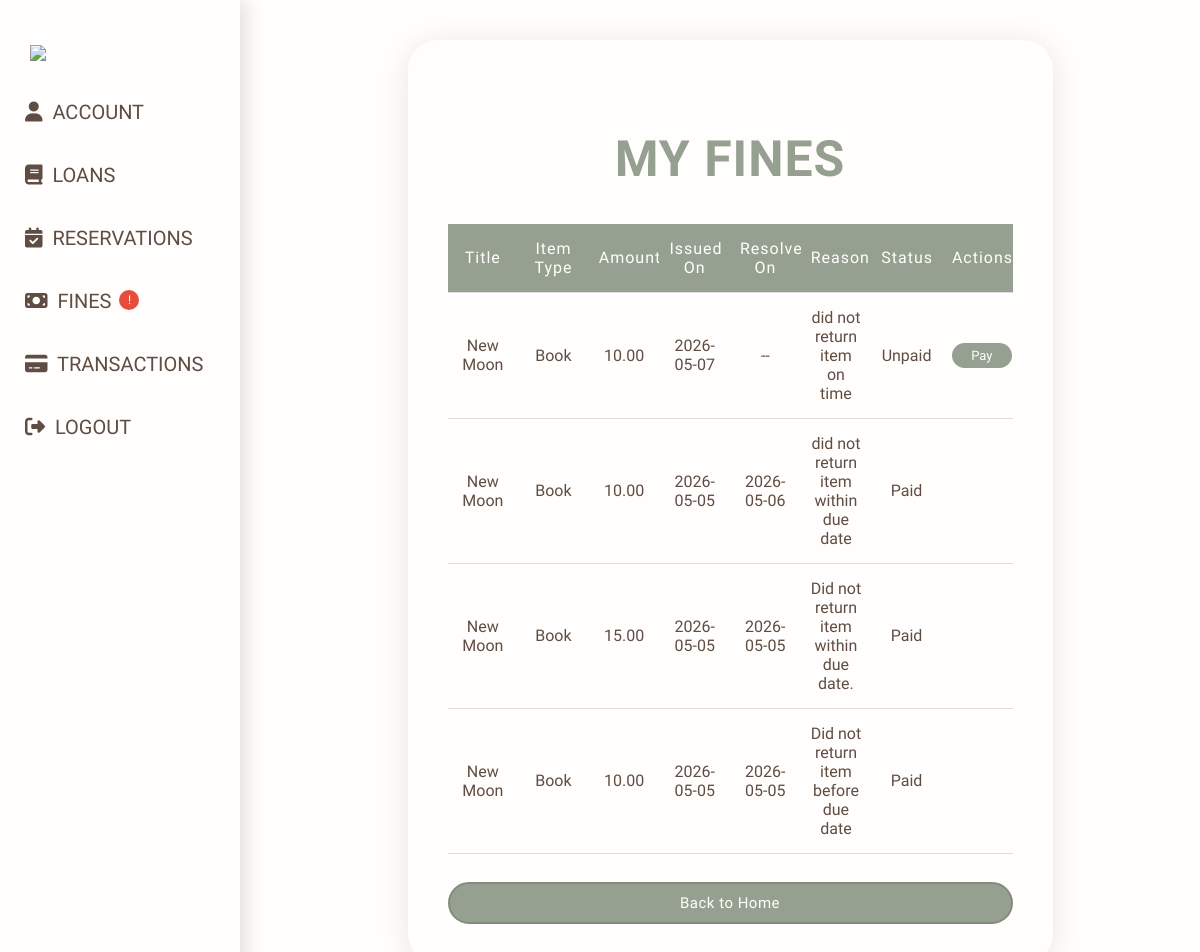
The page /fines (signed in) on the database as committed earlier.
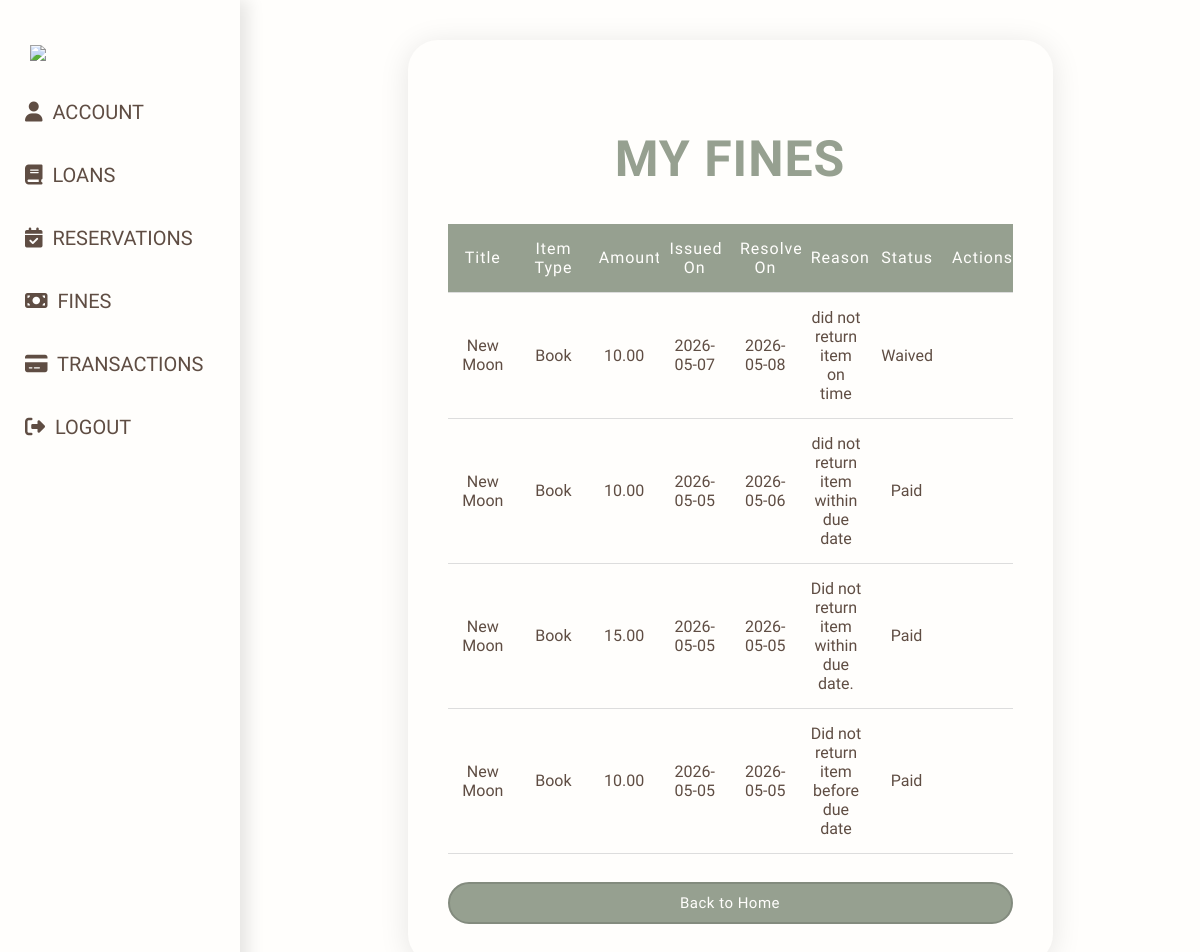
The same page on the database as committed later.
### models/Fine.py (models this page shows, shortened)
class Fine(db.Model):
    __tablename__ = "Fines"
    id                   = db.Column(db.Integer, primary_key=True)
    fine_id              = db.Column(db.String(45), unique=True, nullable=False)
    transaction_id       = db.Column(db.String(45), db.ForeignKey("Transactions.transaction_id"), nullable=False)
    user_id              = db.Column(db.String(45), db.ForeignKey("users.user_id"), nullable=False)
    amount               = db.Column(db.Float, nullable=False)
    issued_on            = db.Column(db.DateTime, default=utcnow)
    status               = db.Column(db.Enum(FineStatus), nullable=False, default=FineStatus.UNPAID)
    resolved_on          = db.Column(db.DateTime, nullable=True)
    reason               = db.Column(db.String(320), nullable=False)
    user                 = db.relationship("User", backref="fines")
    transaction          = db.relationship("Transaction", backref="fines")

### models/Items.py (models this page shows, shortened)
class Item(db.Model):
    __tablename__ = "Items"
    id                  = db.Column(db.Integer, primary_key = True)
    item_id             = db.Column(db.String(36), unique = True, nullable = False)
    title               = db.Column(db.String(200), nullable = False)
    description         = db.Column(db.String(300), nullable = True)
    qty                 = db.Column(db.Integer, nullable = False)
    available_qty       = db.Column(db.Integer, nullable = False)
    added_on            = db.Column(db.DateTime, default = utcnow)
    item_type           = db.Column(db.String(20), nullable = False)
    image_url           = db.Column(db.String(500), nullable = True)
    loan_days           = 14
    __mapper_args__ = {
        'polymorphic_on': item_type,
        'polymorphic_identity': 'item'
    }

### app.py (the view)
@app.route('/fines')
@login_required
def fines():
    fines = (Fine.query.filter_by(user_id=current_user.user_id).order_by(Fine.issued_on.desc()).all())
    return render_template('fines.html', user=current_user, fines=fines)

### app.py (called while the page is built)
@login_manager.user_loader
def load_user(user_id):
    return User.query.filter_by(user_id=user_id).first()

### templates/fines.html (shortened to what this page needs)
{% extends "profile-layout.html" %}
{% block content %}
<h2 class="title">My Fines</h2>
<br>
{% if fines %}
    <table class = "t-table">
        <thead>
            <tr>
                <th>Title</th>
                <th>Item Type</th>
                <th>Amount</th>
                <th>Issued On</th>
                <th>Resolved On</th>
                <th>Reason</th>
                <th>Status</th>
                <th>Actions</th>
            </tr>
        </thead>
        <tbody>
            {% for f in fines %}
            <tr>
                <td>{{ f.transaction.item.title if f.transaction.item else 'N/A' }}</td>
                <td>{{ f.transaction.item.item_type if f.transaction.item else 'N/A' }}</td>
                <td>{{ "%.2f"|format(f.amount) }}</td>
                <td>{{ f.issued_on.strftime('%Y-%m-%d') if f.issued_on else '--' }}</td>
                <td>{{ f.resolved_on.strftime('%Y-%m-%d') if f.resolved_on else '--' }}</td>
                <td>{{ f.reason if f.reason else 'N/A' }}</td>
                <td>{{ f.status.value }}</td>
                <td>
                    {% if f.status.value == 'Unpaid' %}
                        <form method = "post" action="{{ url_for('pay_fine', fine_id=f.fine_id) }}">
                            <button type = "submit" class="pay-btn">Pay</button>
                        </form>
                    {% endif %}
                </td>
            </tr>
            {% endfor %}
        </tbody>
    </table>
{% else %}
<p>No fines found.</p>
{% endif %}
<a href="{{ url_for('index') }}" class="btn">Back to Home</a>
{% endblock %}

Rows that differ between the two databases and show on the page:
changed Fine "did not return item on time": resolved_on "--" → "2026-05-08"; status.value "Unpaid" → "Waived"; no longer shows "Pay"
